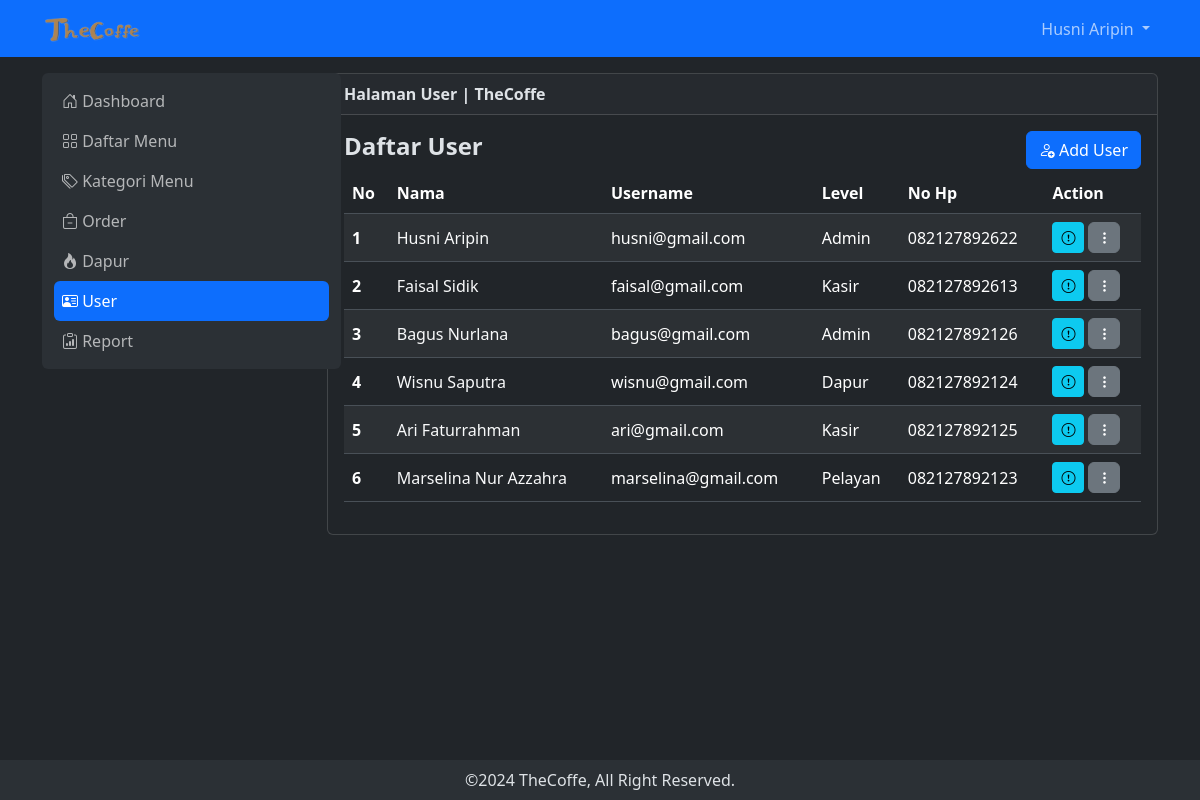
Page /user (signed in) on the committed database.
### tables this page shows
CREATE TABLE `tb_user` (
  `id` int NOT NULL,
  `nama` varchar(200) NOT NULL,
  `username` varchar(255) NOT NULL,
  `password` varchar(255) NOT NULL,
  `level` int NOT NULL,
  `nohp` varchar(15) NOT NULL,
  `alamat` varchar(200) NOT NULL
);

### pages/user.php (the view, shortened to what this page needs)
<?php
include 'controller/connect.php';
$query = mysqli_query($con, "SELECT * FROM tb_user");
while ($data = mysqli_fetch_array($query)) {
    $user[] = $data;
}
?>
<div class="konten col-lg rounded mb-5">
    <div class="card">
        <div class="card-header fw-bold">
            Halaman User | TheCoffe
        </div>
        <div class="card-body">
            <div class="row">
                <div class="col d-flex justify-content-between align-items-center mb-1">
                    <h4 class="fw-bold">Daftar User</h4>
                    <button class="btn btn-primary" data-bs-toggle="modal" data-bs-target="#addUser"><i class="bi bi-person-add"></i> Add User</button>
                </div>
            </div>
            <?php
            if (empty($user)) {
                echo "Tidak ada data";
            } else {
            ?>
                <div class="table-responsive">
                    <table class="table table-striped table-hover">
                        <thead>
                            <tr>
                                <th scope="col">No</th>
                                <th scope="col">Nama</th>
                                <th scope="col">Username</th>
                                <th scope="col">Level</th>
                                <th scope="col">No Hp</th>
                                <th scope="col">Action</th>
                            </tr>
                        </thead>
                        <tbody>
                            <?php
                            $no = 1;
                            foreach ($user as $row) {
                            ?>
                                <tr class="align-middle">
                                    <th scope="row"><?php echo $no++ ?></th>
                                    <td>
                                        <a href="#" class="text-decoration-none text-light" data-bs-toggle="modal" data-bs-target="#viewUser<?= $row['id']; ?>">
                                            <?php echo $row['nama'] ?>
                                        </a>
                                    </td>
                                    <td><?php echo $row['username'] ?></td>
                                    <td><?php if ($row['level'] == 1) echo "Admin";
                                        elseif ($row['level'] == 2) echo "Kasir";
                                        elseif ($row['level'] == 3) echo "Pelayan";
                                        elseif ($row['level'] == 4) echo "Dapur";
                                        else echo "User"; ?></td>
                                    <td><?php echo $row['nohp'] ?></td>
                                    <td>
                                        <div class="d-flex gap-1">
                                            <button class="btn btn-info btn-sm" title="Detail" data-bs-toggle="modal" data-bs-target="#viewUser<?php echo $row['id']; ?>"><i class="bi bi-exclamation-circle"></i></button>
                                            <div class="btn-group">
                                                <a href"#" class="btn btn-secondary btn-sm rounded" data-bs-toggle="dropdown" aria-expanded="false">
                                                    <i class="bi bi-three-dots-vertical"></i>
                                                </a>
                                            </div>
                                        </div>
                                    </td>
                                </tr>
                            <?php
                            }
                            ?>
                        </tbody>
                    </table>
                </div>
        </div>
    <?php
            }
    ?>
    </div>
</div>

### components/header.php (shortened to what this page needs)
<?php
include "controller/connect.php";
$query = mysqli_query($con, "SELECT * FROM tb_user WHERE username = '$_SESSION[username_thecoffe]'");
$row = mysqli_fetch_array($query);
?>
<nav class="navbar navbar-expand bg-primary sticky-top">
    <div class="container-lg">
            <a class="navbar-brand" href="dashboard"><img src="src/img/logo3.png" alt="" width="100"></a>
        <div class="collapse navbar-collapse justify-content-end" id="navbarNavDropdown">
            <ul class="navbar-nav">
                <li class="nav-item dropdown">
                    <a class="nav-link dropdown-toggle" href="#" role="button" data-bs-toggle="dropdown" aria-expanded="false">
                        <?php echo $row['nama']; ?>
                    </a>
                </li>
            </ul>
        </div>
    </div>
</nav>

### src/css/style.css (style rules this page uses)
.konten { margin-top: 16px; }

### rows in the picture
tb_user: nama "Husni Aripin", username "husni@gmail.com", level "Admin", nohp "082127892622"
tb_user: nama "Faisal Sidik", username "faisal@gmail.com", level "Kasir", nohp "082127892613"
tb_user: nama "Bagus Nurlana", username "bagus@gmail.com", level "Admin", nohp "082127892126"
tb_user: nama "Wisnu Saputra", username "wisnu@gmail.com", level "Dapur", nohp "082127892124"
tb_user: nama "Ari Faturrahman", username "ari@gmail.com", level "Kasir", nohp "082127892125"
tb_user: nama "Marselina Nur Azzahra", username "marselina@gmail.com", level "Pelayan", nohp "082127892123"
